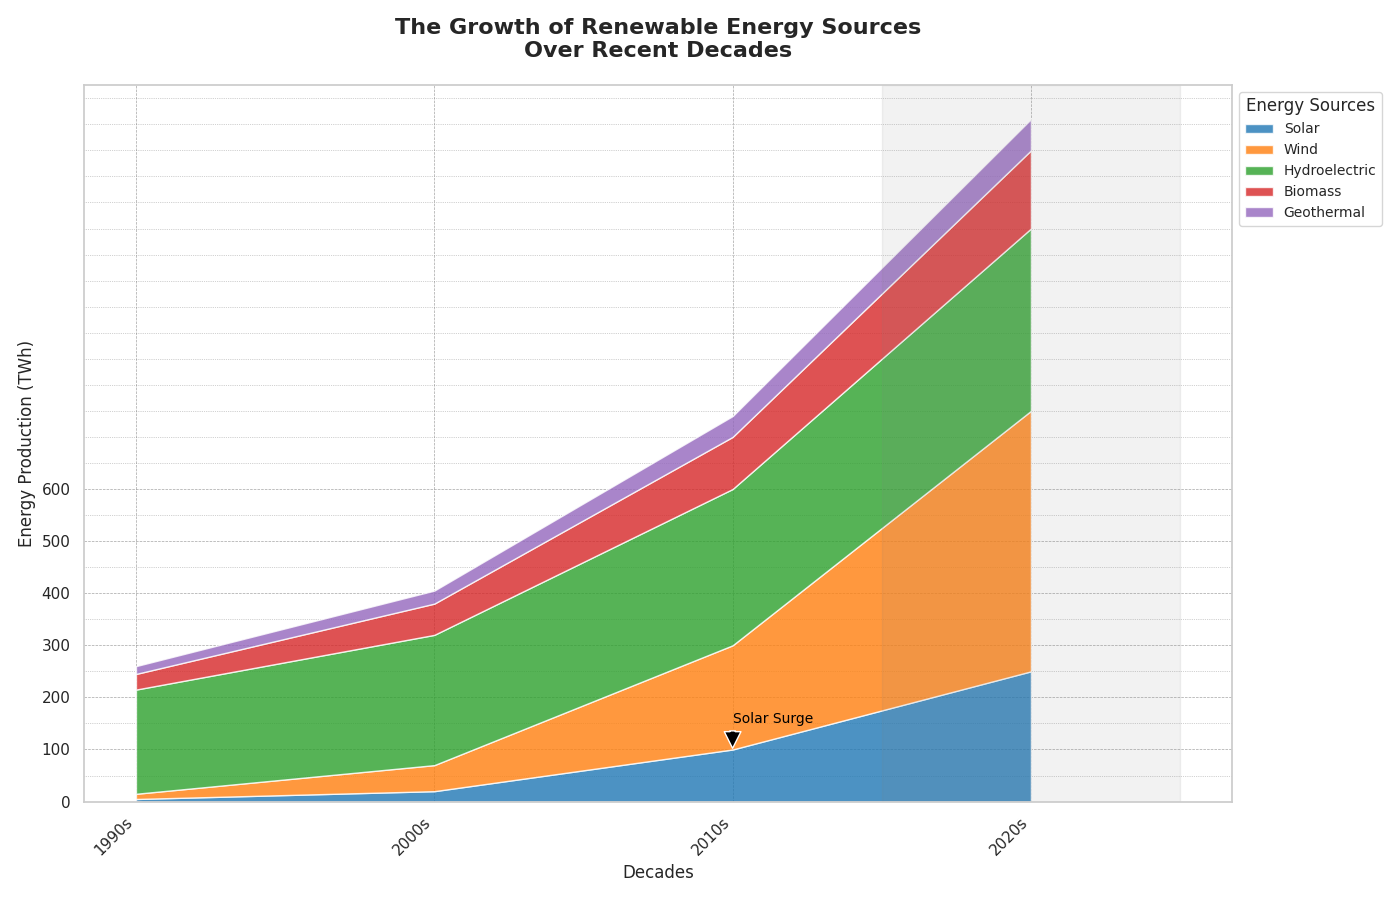

Write Python code to recreate this figure.
import matplotlib.pyplot as plt
import numpy as np
from matplotlib.ticker import MultipleLocator

# Define the decades for the x-axis
decades = ['1990s', '2000s', '2010s', '2020s']

# Define the energy production data for each source (in TWh)
solar = np.array([5, 20, 100, 250])
wind = np.array([10, 50, 200, 500])
hydroelectric = np.array([200, 250, 300, 350])
biomass = np.array([30, 60, 100, 150])
geothermal = np.array([15, 25, 40, 60])

# Data stack for the area plot
data = np.vstack([solar, wind, hydroelectric, biomass, geothermal])

# New colors for each energy source with higher contrast
colors = ['#1f77b4', '#ff7f0e', '#2ca02c', '#d62728', '#9467bd']

# Create the stacked area chart
plt.figure(figsize=(14, 9))
plt.stackplot(decades, data, labels=['Solar', 'Wind', 'Hydroelectric', 'Biomass', 'Geothermal'], colors=colors, alpha=0.8)

# Add axis labels and title
plt.xlabel('Decades', fontsize=12)
plt.ylabel('Energy Production (TWh)', fontsize=12)
plt.title('The Growth of Renewable Energy Sources\nOver Recent Decades', fontsize=16, fontweight='bold', pad=20)

# Add a legend to identify the layers
plt.legend(title='Energy Sources', loc='upper left', bbox_to_anchor=(1, 1), fontsize=10)

# Rotate x-tick labels to avoid overlap
plt.xticks(rotation=45, ha='right')

# Add gridlines for better readability
plt.grid(visible=True, which='both', color='gray', linestyle='--', linewidth=0.5, alpha=0.7)

# Custom y-axis ticks and minor ticks
plt.yticks(np.arange(0, 601, 100))
plt.gca().yaxis.set_minor_locator(MultipleLocator(50))
plt.grid(which='minor', linestyle=':', linewidth=0.5)

# Annotate significant growth points
plt.annotate('Solar Surge', xy=('2010s', 100), xytext=('2010s', 150),
             arrowprops=dict(facecolor='black', shrink=0.05),
             fontsize=10, color='black')

# Highlight recent decade
plt.axvspan(2.5, 3.5, color='grey', alpha=0.1)

# Automatically adjust the layout to prevent overlap
plt.tight_layout()

# Display the plot
plt.show()
